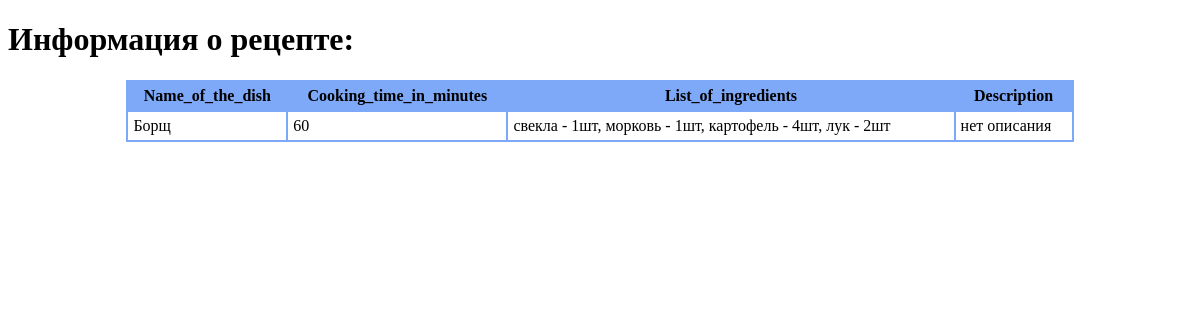
/recipes_in_html/1, run on the app's committed database.
### models.py (models this page shows)
class RecipeBook(Base):
    __tablename__ = "RecipeBook"
    id = Column(Integer, primary_key=True, index=True)
    name_of_the_dish = Column(String, index=True)
    list_of_ingredients = Column(String, index=True)
    description = Column(String, index=True)
    cooking_time_in_minutes = Column(String, index=True)
    number_of_views = Column(Integer, index=True)

### routers.py (the view)
@router.get("/recipes_in_html/{recipe_id}", response_class=HTMLResponse)
async def recipe_details_html(recipe_id: int, request: Request):
    response = await session.execute(
        select(models.RecipeBook).filter(models.RecipeBook.id == recipe_id)
    )
    recipe = response.scalars().one()
    await session.execute(
        update(models.RecipeBook)
        .where(models.RecipeBook.id == recipe_id)
        .values(number_of_views=recipe.number_of_views + 1)
    )
    await session.commit()
    return templates.TemplateResponse(
        "recipe_details.html", {"request": request, "recipe": recipe}
    )

### templates/recipe_details.html (shortened to what this page needs)
<!DOCTYPE html>
<html>
<head>
    <link rel="stylesheet" type="text/css" href="/static/style.css">
</head>
<body>
<h1>Информация о рецепте:</h1>
{% if recipe %}
<table class="customTable">
    <thead>
    <tr>
        <th>Name_of_the_dish</th>
        <th>Cooking_time_in_minutes</th>
        <th>List_of_ingredients</th>
        <th>Description</th>
    </tr>
    </thead>
    <tbody>
        <tr>
            <td>
                {{ recipe.name_of_the_dish }}
            </td>
            <td>
                {{ recipe.cooking_time_in_minutes }}
            </td>
            <td>
                {{ recipe.list_of_ingredients}}
            </td>
            <td>
                {{ recipe.description}}
            </td>
        </tr>
    </tbody>
</table>
{% else %}
<h2> Sorry, no recipe in DB.</h2>
{% endif %}
</body>
</html>

### static/style.css (style rules this page uses)
table.customTable { width: 80%; background-color: #FFFFFF; border-collapse: collapse; border-width: 2px; border-color: #7ea8f8; border-style: solid; color: #000000; margin: auto; }
table.customTable td, table.customTable th { border-width: 2px; border-color: #7ea8f8; border-style: solid; padding: 5px; }
table.customTable thead { background-color: #7ea8f8; }

### data on the page
RecipeBook: name_of_the_dish "Борщ", cooking_time_in_minutes "60", list_of_ingredients "свекла - 1шт, морковь - 1шт, картофель - 4шт, лук - 2шт", description "нет описания"
